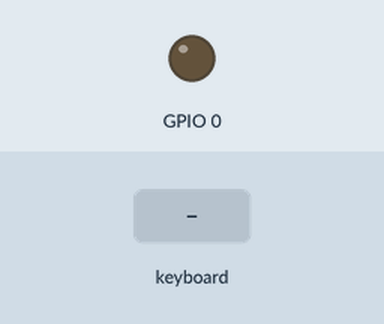
This program was run on a simulated Raspberry Pi (BCM pin numbers). On the bench: output pins drawn as LEDs (lit = HIGH). Inputs (shaded band) come from the test bench.

Above: at 1.2 s.
1.3 s: key space typed on the keyboard
At 1.37 s:
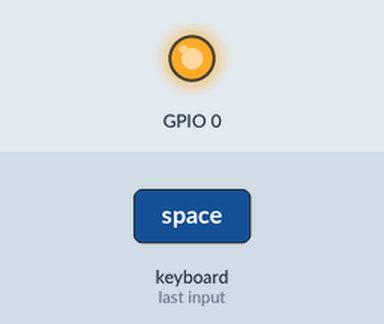
Timing chart, 0 to 4.3 s (numbered marks = the images above; inputs shaded):
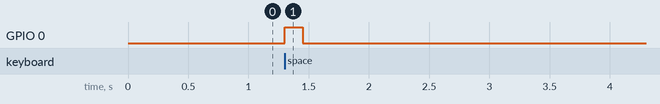

The program:

test.py
```python
#!/usr/bin/env python3
from pynput import keyboard
import gpiod
import sys

CHIP = "/dev/gpiochip0"
OUTPUT_LINE = 0

chip = gpiod.Chip(CHIP)
out = chip.get_line(OUTPUT_LINE)
out.request(consumer="out", type=gpiod.LINE_REQ_DIR_OUT, default_vals=[0])

def on_press(key):
    if key == keyboard.Key.space:
        out.set_value(1)

def on_release(key):
    if key == keyboard.Key.space:
        out.set_value(0)
    if key == keyboard.Key.esc:
        sys.exit(0)

with keyboard.Listener(on_press=on_press, on_release=on_release) as listener:
    listener.join()
out.release()
```

Measured:
- after the input at 1.3 s, GPIO 0: LOW → HIGH at once, → LOW 0.15 s later
